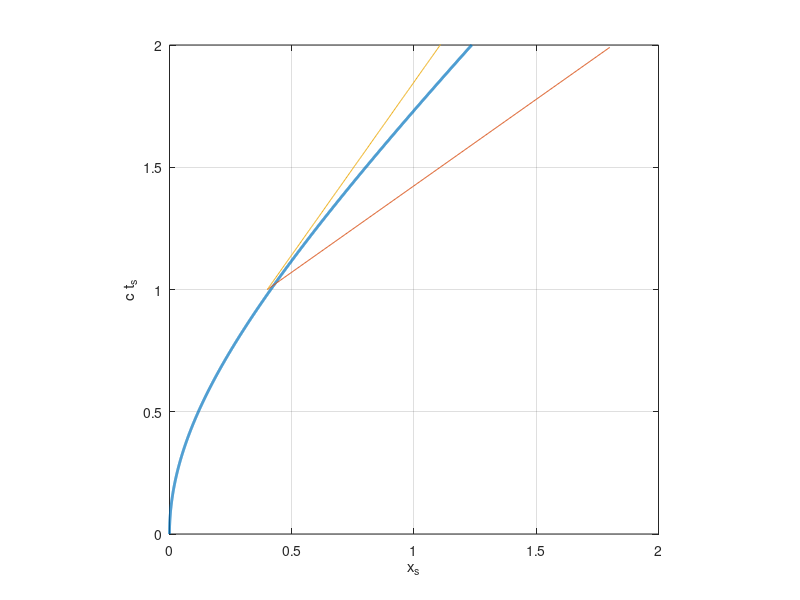

Write the MATLAB code that produced this figure.
% z_Bentley



clear all
close all
clc

cts = linspace(0,2,2000);

xs = sqrt(1+cts.^2) - 1;


m = 1/sqrt(2);
xD = linspace(0,1.4,500);
yD = m.*xD;
yE = (1/m) .* xD;
figure(1)

plot(xs,cts,'lineWidth',2)
hold on
plot(xD+0.4,yD+1);
plot(xD+0.4,yE+1);
grid on
axis([0 2 0 2]);
axis square
xlabel('x_s')
ylabel('c t_s');
